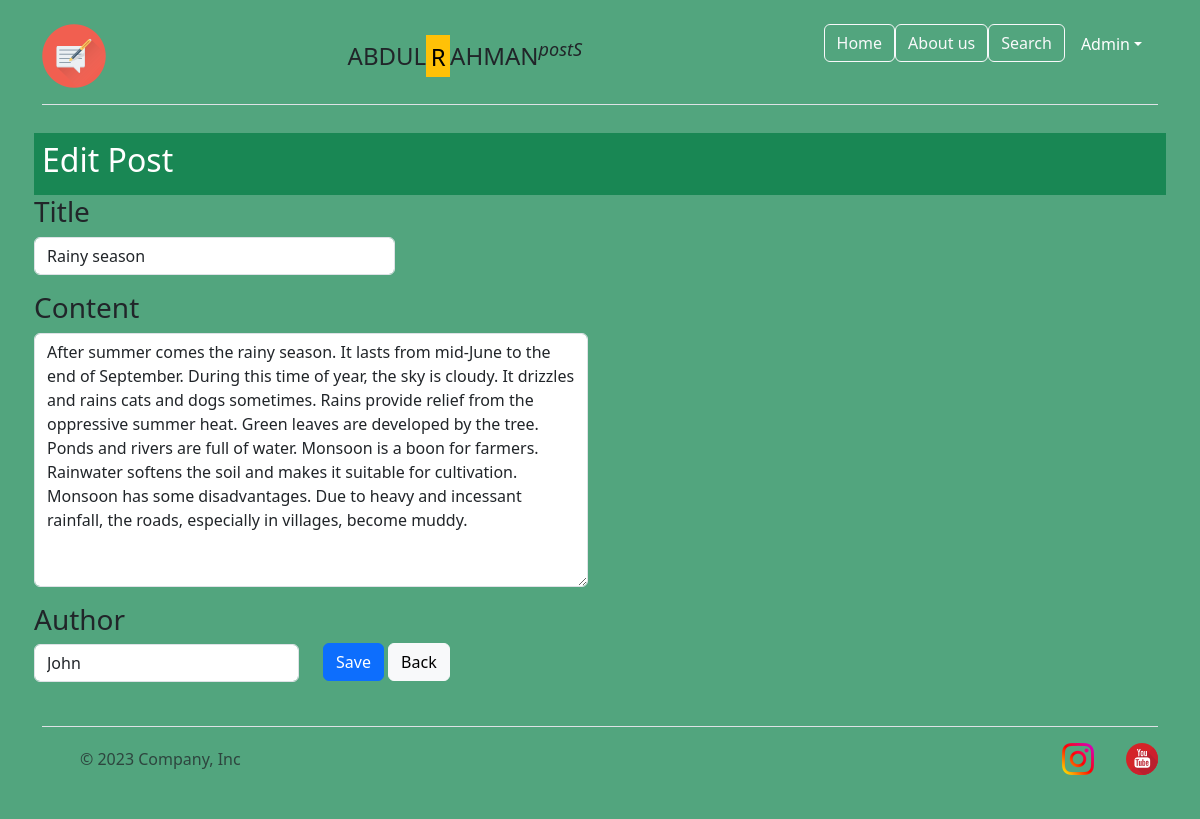
The app's page /post/edit/19/ (signed in) with its own data.
### blog_app/models.py (models this page shows, shortened)
class Post(models.Model):
    title = models.CharField(max_length=120, null=True)
    content = models.TextField()
    published_at = models.DateTimeField(default=timezone.now)
    author = models.ForeignKey(User, on_delete=models.CASCADE)
    class Meta:
        ordering = ['-published_at']

### blog_app/views.py (the view, shortened to what this page needs)
# urls.py: path('post/edit/<int:id>/', views.editPost, name="post-edit"),
@login_required
def editPost(request, id):
    post = get_object_or_404(Post, id=id)
    if request.method == "GET":
        context = {
            'form': PostForm(instance=post),
            'id': id,
        }
        return render(request, 'blog/post_form.html', context)

### blog_app/forms.py
class PostForm(forms.ModelForm):
    class Meta:
        model = Post
        fields = ['title', 'content', 'author']

### templates/blog/post_form.html (shortened to what this page needs)
{% extends 'base.html' %}
{% load static %}
{% load widget_tweaks %}
{% block content %}
            <div class="container p-1">
            <div class="bg-success p-2 text-white">
                <h2>{% if id %} Edit {% else %} New {% endif %} Post</h2>
            </div>
            <form method="POST">
                <div class="row">
                    <div class="col-4">
                        <label class="form-label h3">Title</label>
                        {% render_field form.title class="form-control" name="title" placeholder="Title Post" type="text" %}
                    </div>
                </div>
                <div class="row">
                    <div class="col-6 pt-3">
                        <label class="form-label h3">Content</label>
                        {% render_field form.content class="form-control" name="content" placeholder="Content" %}
                    </div>
                </div>
                <div class="row">
                <div class="col-3 pt-3">
                    <label class="form-label h3">Author</label>
                    {% render_field form.author class="form-control" name="author" %}
                </div>
                <div class="col-6 pt-5">
                    <div class="col-6 pt-2">
                        {% if id %}
                            <button  type="submit" class="btn btn-primary">Save</button>
                        {% else %}
                            <button  type="submit" class="btn btn-primary">Post</button>
                        {% endif %}
                    <a href="{% url 'home' %}"type="button" class="btn btn-light">Back</a>
                </div>
            </div>
            </div>
            </div>
                <div class="row">
                    <div class="col-6 pt-3">
                    </div>
                </div>
{% endblock %}

### templates/parts/navbar.html (shortened to what this page needs)
{% load static %}
<!DOCTYPE html>
<html lang="en">
<head>
    <link href="{% static '/css/bootstrap.css' %}" rel="stylesheet">
</head>
<body class="bg-success p-2" style="--bs-bg-opacity: .75;">
    <main>
        <div class="container">
            <header class="d-flex flex-wrap justify-content-center py-3 mb-4 border-bottom">
                <a href="{% url 'home' %}" class="d-flex align-items-center mb-3 mb-md-0 me-md-auto text-dark text-decoration-none">
                  <img src="{% static '/imags/blog_.png'%}" alt="">
                </a>
                <a href="{% url 'home' %}" class="d-flex align-items-center mb-3 mb-md-0 me-md-auto text-dark text-decoration-none">
                    <span class="fs-4">ABDUL<mark class="bg-warning">R</mark>AHMAN<i><sup>postS</sup></i></span>
                  </a>
                <ul class="nav nav-pills">
                  <li class="nav-item"><a href="/" class="btn btn-outline-light ">Home</a></li>
                  <li class="nav-item"><a href="{% url 'about' %}" class="btn btn-outline-light">About us</a></li>
                  <li class="nav-item"><a href="#" class="btn btn-outline-light">Search</a></li>
                  {% if request.user.is_authenticated %}
                  <a class="nav-link dropdown-toggle text-white" href="#" role="button" data-bs-toggle="dropdown">{{ request.user.username|title }}</a>
                </ul>
                {% endif %}
            </header>
    </main>
</body>
</html>

### records on screen
Post: title "Rainy season", content "After summer comes the rainy season. It lasts from mid-June to the end of September. During this time of year, the sky is cloudy. It drizzles and rains cats and dogs sometimes. Rains provide relief from the oppressive summer heat. Green leaves are developed by the tree. Ponds and rivers are full of water. Monsoon is a boon for farmers. Rainwater softens the soil and makes it suitable for cultivation. Monsoon has some disadvantages. Due to heavy and incessant rainfall, the roads, especially in villages, become muddy.", author "John"

### other values on screen
{{ request.user.username|title }} "Admin"
